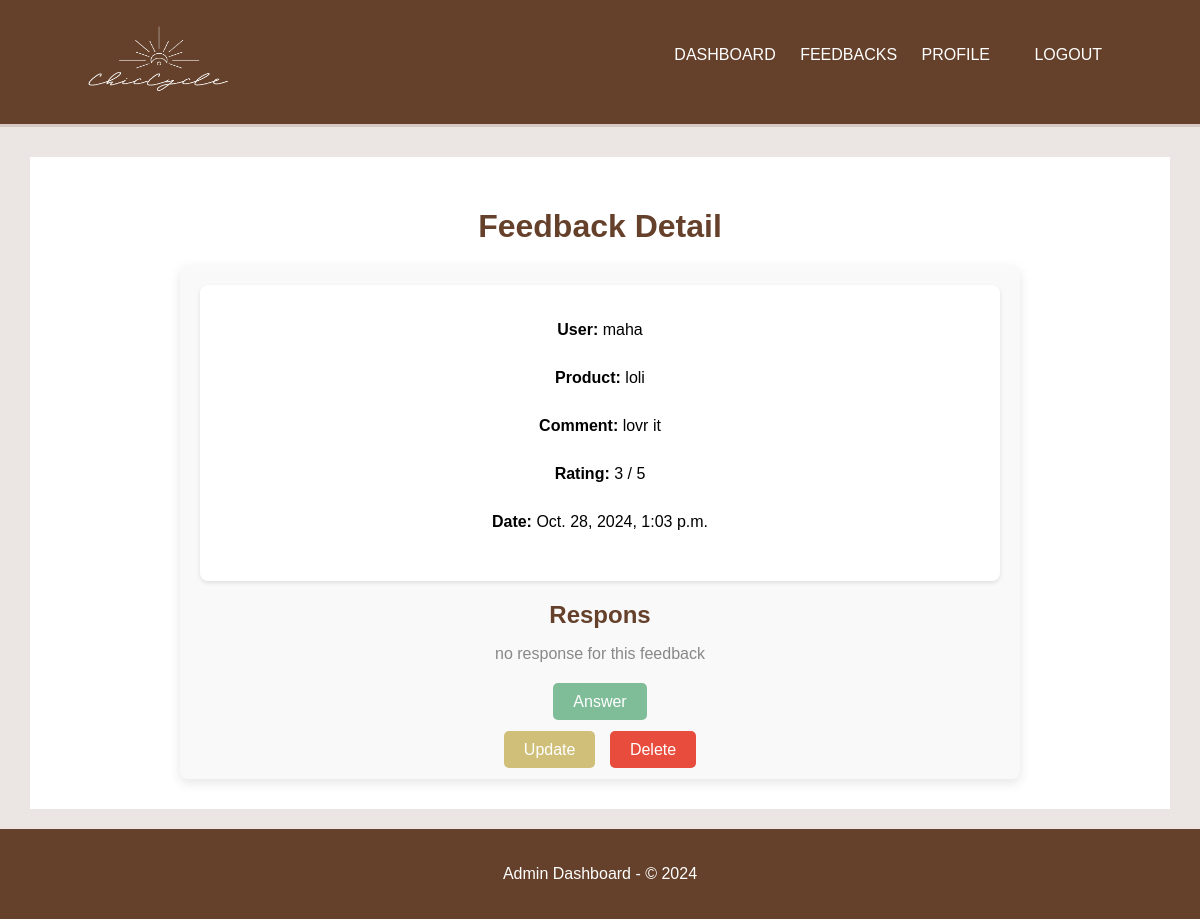
/avis/1/, run on the app's committed database.
### users/models.py (models this page shows, shortened)
class Avis(models.Model):
    utilisateur = models.CharField(max_length=255)
    produit = models.CharField(max_length=255)
    commentaire = models.TextField()
    note = models.IntegerField()
    date_creation = models.DateTimeField(auto_now_add=True)
    sentiment = models.CharField(max_length=50, null=True, blank=True)

### users/viewsAvis.py (the view)
# urls.py: path('avis/<int:avis_id>/', detail_avis, name='detail_avis'),
def detail_avis(request, avis_id):
    avis = get_object_or_404(Avis, id=avis_id)
    reponses = avis.reponses.all()  # Récupère toutes les réponses liées à cet avis
    return render(request, 'avis/detail_avis.html', {'avis': avis, 'reponses': reponses})

### users/templates/avis/detail_avis.html (shortened to what this page needs)
{% extends 'base_admin.html' %}
{% block content %}
  <h1 style="text-align: center; color: #65412b; margin-bottom: 20px;">Feedback Detail</h1>
  <div style="max-width: 800px; margin: 0 auto; background-color: #f9f9f9; padding: 20px; border-radius: 8px; box-shadow: 0 4px 12px rgba(0, 0, 0, 0.1);">
    <div style="background-color: #ffffff; padding: 20px; border-radius: 8px; margin-bottom: 20px; box-shadow: 0 2px 4px rgba(0, 0, 0, 0.1);">
      <p><strong>User:</strong> {{ avis.utilisateur }}</p>
      <p><strong>Product:</strong> {{ avis.produit }}</p>
      <p><strong>Comment:</strong> {{ avis.commentaire }}</p>
      <p><strong>Rating:</strong> {{ avis.note }} / 5</p>
      <p><strong>Date:</strong> {{ avis.date_creation }}</p>
    </div>
    <h2 style="color: #65412b; text-align: center; margin-bottom: 10px;">Respons</h2>
    {% if reponses %}
      <div style="display: flex; flex-direction: column; gap: 15px;">
        {% for reponse in reponses %}
          <div style="background-color: #ffffff; padding: 15px; border-radius: 8px; box-shadow: 0 2px 4px rgba(0, 0, 0, 0.1);">
            <p><strong>{{ reponse.utilisateur.username }}</strong> replied :</p>
            <p style="color: #555;">{{ reponse.commentaire }}</p>
            <p style="font-size: 12px; color: #888;">{{ reponse.date_creation }}</p>
            <div style="text-align: right;">
              <a href="{% url 'modifier_reponse' reponse.id %}" style="padding: 8px 12px; background-color: #cfbf79; color: white; text-decoration: none; border-radius: 4px; margin-right: 10px;">Update</a>
              <a href="{% url 'supprimer_reponse' reponse.id %}" style="padding: 8px 12px; background-color: #e74c3c; color: white; text-decoration: none; border-radius: 4px;">Delete</a>
            </div>
          </div>
        {% endfor %}
      </div>
    {% else %}
      <p style="text-align: center; color: #888;">no response for this feedback</p>
    {% endif %}
    <div style="text-align: center; margin-top: 30px;">
      <a href="{% url 'creer_reponse' avis.id %}" style="padding: 10px 20px; background-color: #7fbc98; color: white; text-decoration: none; border-radius: 5px; font-size: 16px;">Answer</a>
    </div>
    <div style="text-align: center; margin-top: 30px;">
      <a href="{% url 'modifier_avis' avis.id %}" style="padding: 10px 20px; background-color: #cfbf79; color: white; text-decoration: none; border-radius: 5px; margin-right: 10px;">Update</a>
      <a href="{% url 'supprimer_avis' avis.id %}" style="padding: 10px 20px; background-color: #e74c3c; color: white; text-decoration: none; border-radius: 5px;">Delete</a>
    </div>
  </div>
{% endblock %}

### users/templates/base_admin.html (style rules this page uses)
body { font-family: Arial, sans-serif; background-color: #ebe6e4; margin: 0; padding: 0; }
.content h1 { margin-bottom: 20px; }
.content p { margin-bottom: 30px; }

### data on the page
Avis: utilisateur "maha", produit "loli", commentaire "lovr it", note "3", date_creation "Oct. 28, 2024, 1:03 p.m."
